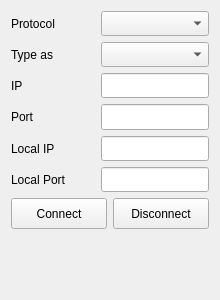
<?xml version="1.0" encoding="UTF-8"?>
<ui version="4.0">
 <class>HoloComm</class>
 <widget class="QWidget" name="HoloComm">
  <property name="geometry">
   <rect>
    <x>0</x>
    <y>0</y>
    <width>220</width>
    <height>300</height>
   </rect>
  </property>
  <property name="sizePolicy">
   <sizepolicy hsizetype="Minimum" vsizetype="Preferred">
    <horstretch>0</horstretch>
    <verstretch>0</verstretch>
   </sizepolicy>
  </property>
  <property name="minimumSize">
   <size>
    <width>220</width>
    <height>0</height>
   </size>
  </property>
  <property name="windowTitle">
   <string>Form</string>
  </property>
  <layout class="QVBoxLayout" name="verticalLayout" stretch="6,1,2">
   <item>
    <layout class="QGridLayout" name="gridLayout">
     <item row="0" column="0">
      <widget class="QLabel" name="lblProtocol">
       <property name="sizePolicy">
        <sizepolicy hsizetype="Preferred" vsizetype="Preferred">
         <horstretch>0</horstretch>
         <verstretch>0</verstretch>
        </sizepolicy>
       </property>
       <property name="text">
        <string>Protocol</string>
       </property>
      </widget>
     </item>
     <item row="0" column="1">
      <widget class="QComboBox" name="cmbProtocol">
       <property name="sizePolicy">
        <sizepolicy hsizetype="Preferred" vsizetype="Preferred">
         <horstretch>0</horstretch>
         <verstretch>0</verstretch>
        </sizepolicy>
       </property>
      </widget>
     </item>
     <item row="1" column="0">
      <widget class="QLabel" name="lblType">
       <property name="sizePolicy">
        <sizepolicy hsizetype="Preferred" vsizetype="Preferred">
         <horstretch>0</horstretch>
         <verstretch>0</verstretch>
        </sizepolicy>
       </property>
       <property name="text">
        <string>Type as</string>
       </property>
      </widget>
     </item>
     <item row="1" column="1">
      <widget class="QComboBox" name="cmbType">
       <property name="sizePolicy">
        <sizepolicy hsizetype="Preferred" vsizetype="Preferred">
         <horstretch>0</horstretch>
         <verstretch>0</verstretch>
        </sizepolicy>
       </property>
      </widget>
     </item>
     <item row="2" column="0">
      <widget class="QLabel" name="lblAddress">
       <property name="sizePolicy">
        <sizepolicy hsizetype="Preferred" vsizetype="Preferred">
         <horstretch>0</horstretch>
         <verstretch>0</verstretch>
        </sizepolicy>
       </property>
       <property name="text">
        <string>IP</string>
       </property>
      </widget>
     </item>
     <item row="2" column="1">
      <widget class="QLineEdit" name="ldtAddress">
       <property name="sizePolicy">
        <sizepolicy hsizetype="Preferred" vsizetype="Preferred">
         <horstretch>0</horstretch>
         <verstretch>0</verstretch>
        </sizepolicy>
       </property>
      </widget>
     </item>
     <item row="3" column="0">
      <widget class="QLabel" name="lblPort">
       <property name="sizePolicy">
        <sizepolicy hsizetype="Preferred" vsizetype="Preferred">
         <horstretch>0</horstretch>
         <verstretch>0</verstretch>
        </sizepolicy>
       </property>
       <property name="text">
        <string>Port</string>
       </property>
      </widget>
     </item>
     <item row="3" column="1">
      <widget class="QLineEdit" name="ldtPort">
       <property name="sizePolicy">
        <sizepolicy hsizetype="Preferred" vsizetype="Preferred">
         <horstretch>0</horstretch>
         <verstretch>0</verstretch>
        </sizepolicy>
       </property>
      </widget>
     </item>
     <item row="4" column="0">
      <widget class="QLabel" name="lblLocalAddress">
       <property name="sizePolicy">
        <sizepolicy hsizetype="Preferred" vsizetype="Preferred">
         <horstretch>0</horstretch>
         <verstretch>0</verstretch>
        </sizepolicy>
       </property>
       <property name="text">
        <string>Local IP</string>
       </property>
      </widget>
     </item>
     <item row="4" column="1">
      <widget class="QLineEdit" name="ldtLocalAddress">
       <property name="sizePolicy">
        <sizepolicy hsizetype="Preferred" vsizetype="Preferred">
         <horstretch>0</horstretch>
         <verstretch>0</verstretch>
        </sizepolicy>
       </property>
      </widget>
     </item>
     <item row="5" column="0">
      <widget class="QLabel" name="lblLocalPort">
       <property name="sizePolicy">
        <sizepolicy hsizetype="Preferred" vsizetype="Preferred">
         <horstretch>0</horstretch>
         <verstretch>0</verstretch>
        </sizepolicy>
       </property>
       <property name="text">
        <string>Local Port</string>
       </property>
      </widget>
     </item>
     <item row="5" column="1">
      <widget class="QLineEdit" name="ldtLocalPort">
       <property name="sizePolicy">
        <sizepolicy hsizetype="Preferred" vsizetype="Preferred">
         <horstretch>0</horstretch>
         <verstretch>0</verstretch>
        </sizepolicy>
       </property>
      </widget>
     </item>
    </layout>
   </item>
   <item>
    <layout class="QHBoxLayout" name="horizontalLayout" stretch="1,1">
     <item>
      <widget class="QPushButton" name="connectButton">
       <property name="sizePolicy">
        <sizepolicy hsizetype="Preferred" vsizetype="Preferred">
         <horstretch>0</horstretch>
         <verstretch>0</verstretch>
        </sizepolicy>
       </property>
       <property name="text">
        <string>Connect</string>
       </property>
       <property name="icon">
        <iconset resource="resources.qrc">
         <normaloff>:/icon/res/start.ico</normaloff>:/icon/res/start.ico</iconset>
       </property>
      </widget>
     </item>
     <item>
      <widget class="QPushButton" name="disconnectButton">
       <property name="sizePolicy">
        <sizepolicy hsizetype="Preferred" vsizetype="Preferred">
         <horstretch>0</horstretch>
         <verstretch>0</verstretch>
        </sizepolicy>
       </property>
       <property name="text">
        <string>Disconnect</string>
       </property>
       <property name="icon">
        <iconset resource="resources.qrc">
         <normaloff>:/icon/res/stop.ico</normaloff>:/icon/res/stop.ico</iconset>
       </property>
      </widget>
     </item>
    </layout>
   </item>
   <item>
    <spacer name="verticalSpacer">
     <property name="orientation">
      <enum>Qt::Vertical</enum>
     </property>
     <property name="sizeHint" stdset="0">
      <size>
       <width>20</width>
       <height>50</height>
      </size>
     </property>
    </spacer>
   </item>
  </layout>
 </widget>
 <resources>
  <include location="resources.qrc"/>
 </resources>
 <connections/>
</ui>
